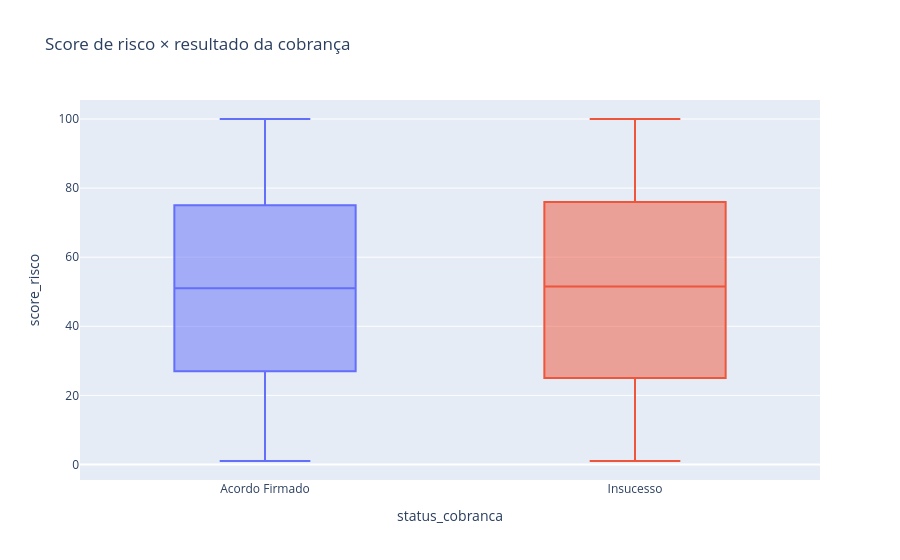

Notebook source saved alongside this figure:
### Markdown cell above
## 4. Score de risco prevê insucesso?

### Code cell
fig = px.box(closed, x='status_cobranca', y='score_risco', color='status_cobranca',
             title='Score de risco × resultado da cobrança')
fig.update_layout(showlegend=False)
fig.show()

### Figure 1 — Plotly figure (JSON) as saved in the notebook; plotly's stock layout.template omitted (floating-point values rounded to 4 significant figures; data arrays with more than 128 entries replaced by an {"elided": "..."} marker saying what was removed)
{"data": [{"alignmentgroup": "True", "hovertemplate": "status_cobranca=%{x}<br>score_risco=%{y}<extra></extra>", "legendgroup": "Acordo Firmado", "marker": {"color": "#636efa"}, "name": "Acordo Firmado", "notched": false, "offsetgroup": "Acordo Firmado", "orientation": "v", "showlegend": true, "type": "box", "x": {"elided": "3407 str values"}, "x0": " ", "xaxis": "x", "y": {"elided": "3407 float values"}, "y0": " ", "yaxis": "y"}, {"alignmentgroup": "True", "hovertemplate": "status_cobranca=%{x}<br>score_risco=%{y}<extra></extra>", "legendgroup": "Insucesso", "marker": {"color": "#EF553B"}, "name": "Insucesso", "notched": false, "offsetgroup": "Insucesso", "orientation": "v", "showlegend": true, "type": "box", "x": {"elided": "1549 str values"}, "x0": " ", "xaxis": "x", "y": {"elided": "1549 float values"}, "y0": " ", "yaxis": "y"}], "layout": {"boxmode": "overlay", "legend": {"title": {"text": "status_cobranca"}, "tracegroupgap": 0}, "showlegend": false, "title": {"text": "Score de risco × resultado da cobrança"}, "xaxis": {"anchor": "y", "categoryarray": ["Acordo Firmado", "Insucesso"], "categoryorder": "array", "domain": [0.0, 1.0], "title": {"text": "status_cobranca"}}, "yaxis": {"anchor": "x", "domain": [0.0, 1.0], "title": {"text": "score_risco"}}}}
